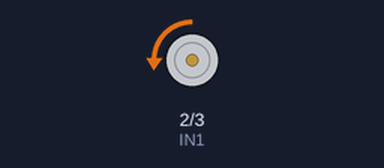
A sketch run on a simulated Arduino Uno, built with avr-gcc and run on an emulated ATmega328P. Parts: motor-driver pin pairs drawn as motors (green arrow = first pin HIGH = forward, orange = second pin HIGH = backward, longer = more drive, scaled by the enable pin).

Above: at 2.02 s.
At 4.97 s:
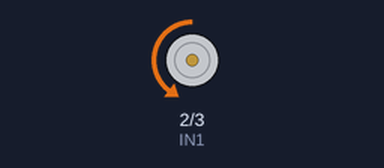
At 7.92 s:
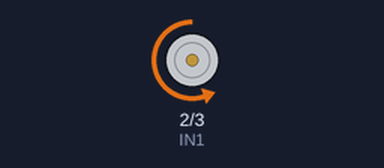
At 13.8 s:
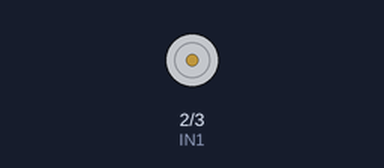
Timing chart, 0 to 16.5 s (numbered marks = the images above):
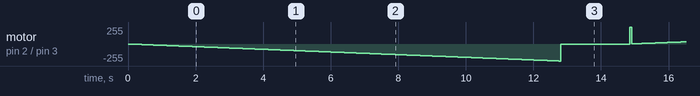

The sketch:

motor_x2.ino
```cpp
int IN1 = 2;      // IN1 de L298N a pin digital 2
int IN2 = 3;      // IN2 de L298N a pin digital 3
int ENA = 5;      // ENA de L298N a pin digital 5
int VELOCIDAD;      // variable para almacenar valor de velocidad

void setup(){
  pinMode(IN1, OUTPUT);   // pin 2 como salida
  pinMode(IN2, OUTPUT);   // pin 3 como salida
  pinMode(ENA, OUTPUT);   // pin 5 como salida
}

void loop(){

  for (VELOCIDAD = 0; VELOCIDAD < 256; VELOCIDAD++){  // bucle que incrementa de a uno
  analogWrite(ENA, VELOCIDAD);        // el valor de velocidad y aplica a ENA
  digitalWrite(IN1, LOW);       // IN1 en 0
  digitalWrite(IN2, HIGH);        // IN2 en 1
  delay(50);            // demora de 50 mseg. por cada iteracion
  }

  digitalWrite(ENA, LOW); // ENA en 0 para deshabilitar motor
  delay(2000);      // demora de 2 seg.

  for (VELOCIDAD = 0; VELOCIDAD < 256; VELOCIDAD++){  // bucle que incrementa de a uno
  analogWrite(ENA, VELOCIDAD);        // el valor de velocidad y aplica a ENA
  digitalWrite(IN1, HIGH);        // IN1 en 1
  digitalWrite(IN2, LOW);       // IN2 en 0
  delay(50);            // demora de 50 mseg. por cada iteracion
  }

  digitalWrite(ENA, LOW); // ENA en 0 para deshabilitar motor
  delay(2000);      // demora de 2 seg.
}
```
